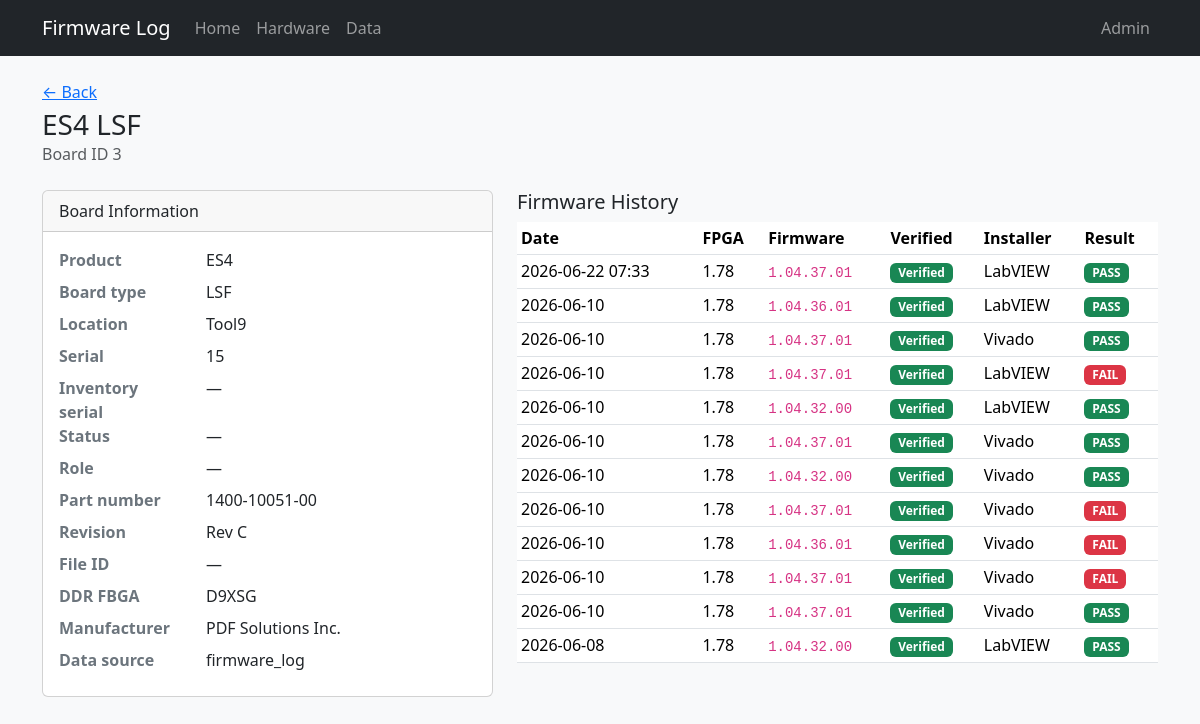
/board/3, run on the app's committed database.
### tables this page shows
CREATE TABLE "boards" (
                board_id      INTEGER PRIMARY KEY,
                tool          TEXT,
                board_slot    TEXT,
                manufacturer  TEXT NOT NULL DEFAULT 'PDF Solutions Inc.',
                board_name    TEXT NOT NULL,
                serial        TEXT NOT NULL,
                part_number   TEXT,
                revision      TEXT,
                file_id       TEXT,
                product_name  TEXT NOT NULL,
                ddr_fbga      TEXT
            , inventory_serial TEXT, status TEXT, role TEXT, comment TEXT, open_item TEXT, po TEXT, modified_by TEXT, source_updated_at TEXT, data_source TEXT, dc_status TEXT, ac_status TEXT, gcal_status TEXT, adc_status TEXT, eeprom_status TEXT);

CREATE TABLE "firmware_history" (
                event_id    INTEGER PRIMARY KEY AUTOINCREMENT,
                board_id    INTEGER NOT NULL REFERENCES boards (board_id),
                event_date  TEXT NOT NULL,
                event_time  TEXT,
                fpga        TEXT,
                firmware    TEXT NOT NULL,
                installer   TEXT,
                result      TEXT
            );

### app.py (the view)
@app.route("/board/<int:board_id>")
def board_detail(board_id):
    board = db.get_board(board_id)
    if not board:
        flash("Board not found.", "danger")
        return redirect(url_for("index"))
    return render_template(
        "board_detail.html",
        board=board,
        firmware_verified=db.firmware_verified_label(board),
        history=db.board_history(board_id),
        events=db.board_events(board_id),
    )

### db.py (called while the page is built)
def is_firmware_verified(board) -> bool:
    if not board:
        return False
    if board.get("board_id") in VERIFIED_BOARD_IDS:
        return True
    if board.get("data_source") == "firmware_log":
        return True
    if board.get("tool") == "Tool13" and board.get("product_name") == "BAP":
        return True
    return False

def firmware_verified_label(board) -> str:
    return "verified" if is_firmware_verified(board) else "unverified"

def dict_row(cursor, row):
    return {col[0]: row[i] for i, col in enumerate(cursor.description)}

@contextmanager
def get_db():
    conn = sqlite3.connect(DATABASE)
    conn.row_factory = dict_row
    try:
        yield conn
    finally:
        conn.close()

def fetch_all(query, params=()):
    with get_db() as conn:
        return conn.execute(query, params).fetchall()

def fetch_one(query, params=()):
    with get_db() as conn:
        return conn.execute(query, params).fetchone()

def get_board(board_id):
    return fetch_one("SELECT * FROM boards WHERE board_id = ?", (board_id,))

def board_history(board_id):
    return fetch_all(
        """
        SELECT *
        FROM firmware_history
        WHERE board_id = ?
        ORDER BY event_date DESC, COALESCE(event_time, '00:00:00') DESC, event_id DESC
        """,
        (board_id,),
    )

def board_events(board_id):
    return fetch_all(
        """
        SELECT *
        FROM board_events
        WHERE board_id = ?
        ORDER BY event_date DESC, COALESCE(event_time, '00:00:00') DESC, event_id DESC
        """,
        (board_id,),
    )

### templates/board_detail.html (shortened to what this page needs)
{% extends "base.html" %}
{% from "macros.html" import result_badge, verified_badge %}
{% block content %}
<div class="d-flex flex-wrap justify-content-between align-items-start gap-2 mb-4">
  <div>
    <p class="text-muted mb-1"><a href="{{ url_for('index') }}">&larr; Back</a></p>
    <h1 class="h3 mb-0">{{ board.product_name }} {{ board.board_name }}</h1>
    <p class="text-muted mb-0">Board ID {{ board.board_id }}</p>
  </div>
</div>
<div class="row g-4">
  <div class="col-md-5">
    <div class="card">
      <div class="card-header">Board Information</div>
      <dl class="card-body mb-0 row">
        <dt class="col-sm-4">Product</dt><dd class="col-sm-8">{{ board.product_name }}</dd>
        <dt class="col-sm-4">Board type</dt><dd class="col-sm-8">{{ board.board_name }}</dd>
        <dt class="col-sm-4">Location</dt><dd class="col-sm-8">{{ board.tool or '—' }}</dd>
        <dt class="col-sm-4">Serial</dt><dd class="col-sm-8">{{ board.serial }}</dd>
        <dt class="col-sm-4">Inventory serial</dt><dd class="col-sm-8">{{ board.inventory_serial or '—' }}</dd>
        <dt class="col-sm-4">Status</dt><dd class="col-sm-8">{{ board.status or '—' }}</dd>
        <dt class="col-sm-4">Role</dt><dd class="col-sm-8">{{ board.role or '—' }}</dd>
        <dt class="col-sm-4">Part number</dt><dd class="col-sm-8">{{ board.part_number or '—' }}</dd>
        <dt class="col-sm-4">Revision</dt><dd class="col-sm-8">{{ board.revision or '—' }}</dd>
        <dt class="col-sm-4">File ID</dt><dd class="col-sm-8">{{ board.file_id or '—' }}</dd>
        <dt class="col-sm-4">DDR FBGA</dt><dd class="col-sm-8">{{ board.ddr_fbga or '—' }}</dd>
        <dt class="col-sm-4">Manufacturer</dt><dd class="col-sm-8">{{ board.manufacturer }}</dd>
        {% if board.data_source %}
        <dt class="col-sm-4">Data source</dt><dd class="col-sm-8">{{ board.data_source }}</dd>
        {% endif %}
      </dl>
    </div>
  </div>
  <div class="col-md-7">
    <h2 class="h5">Firmware History</h2>
    <div class="table-responsive">
      <table class="table table-sm table-hover align-middle">
        <thead>
          <tr>
            <th>Date</th>
            <th>FPGA</th>
            <th class="col-firmware">Firmware</th>
            <th class="col-verified">Verified</th>
            <th>Installer</th>
            <th>Result</th>
          </tr>
        </thead>
        <tbody>
          {% for row in history %}
          <tr>
            <td>{{ row.event_date }}{% if row.event_time %} {{ row.event_time }}{% endif %}</td>
            <td>{{ row.fpga or '—' }}</td>
            <td class="col-firmware"><code>{{ row.firmware }}</code></td>
            <td class="col-verified">{{ verified_badge(firmware_verified) }}</td>
            <td>{{ row.installer or '—' }}</td>
            <td>{{ result_badge(row.result) }}</td>
          </tr>
          {% else %}
          <tr><td colspan="7" class="text-muted">No firmware history for this board.</td></tr>
          {% endfor %}
        </tbody>
      </table>
    </div>
  </div>
</div>
{% endblock %}

### templates/macros.html (shortened to what this page needs)
{% macro result_badge(result) -%}
  {% if result %}
    {% set r = result|upper %}
    {% if r == 'PASS' %}
      <span class="badge text-bg-success">PASS</span>
    {% elif r == 'FAIL' %}
      <span class="badge text-bg-danger">FAIL</span>
    {% else %}
      <span class="badge text-bg-secondary">{{ result }}</span>
    {% endif %}
  {% else %}
    <span class="text-muted">—</span>
  {% endif %}
{%- endmacro %}
{% macro verified_badge(status) -%}
  {% if status == 'verified' %}
    <span class="badge text-bg-success">Verified</span>
  {% elif status == 'unverified' %}
    <span class="badge text-bg-warning text-dark">Unverified</span>
  {% else %}
    <span class="text-muted">—</span>
  {% endif %}
{%- endmacro %}

### static/style.css (style rules this page uses)
body { background-color: #f8f9fa; }
code { font-size: 0.875em; }
.table th { white-space: nowrap; }
.card dl dt { color: #6c757d; }

### data on the page
boards: product_name "ES4", board_name "LSF", board_id "3", tool "Tool9", serial "15", part_number "1400-10051-00", revision "Rev C", ddr_fbga "D9XSG", manufacturer "PDF Solutions Inc.", data_source "firmware_log"
firmware_history: event_date "2026-06-22", event_time "07:33", fpga "1.78", firmware "1.04.37.01", installer "LabVIEW", result "PASS"
firmware_history: event_date "2026-06-10", fpga "1.78", firmware "1.04.36.01", installer "LabVIEW", result "PASS"
firmware_history: event_date "2026-06-10", fpga "1.78", firmware "1.04.37.01", installer "Vivado", result "PASS"
firmware_history: event_date "2026-06-10", fpga "1.78", firmware "1.04.37.01", installer "LabVIEW", result "FAIL"
firmware_history: event_date "2026-06-10", fpga "1.78", firmware "1.04.32.00", installer "LabVIEW", result "PASS"
firmware_history: event_date "2026-06-10", fpga "1.78", firmware "1.04.37.01", installer "Vivado", result "PASS"
firmware_history: event_date "2026-06-10", fpga "1.78", firmware "1.04.32.00", installer "Vivado", result "PASS"
firmware_history: event_date "2026-06-10", fpga "1.78", firmware "1.04.37.01", installer "Vivado", result "FAIL"
firmware_history: event_date "2026-06-10", fpga "1.78", firmware "1.04.36.01", installer "Vivado", result "FAIL"
firmware_history: event_date "2026-06-10", fpga "1.78", firmware "1.04.37.01", installer "Vivado", result "FAIL"
firmware_history: event_date "2026-06-10", fpga "1.78", firmware "1.04.37.01", installer "Vivado", result "PASS"
firmware_history: event_date "2026-06-08", fpga "1.78", firmware "1.04.32.00", installer "LabVIEW", result "PASS"

### other printed values
{{ board.inventory_serial or '—' }} "—"
{{ board.status or '—' }} "—"
{{ board.role or '—' }} "—"
{{ board.file_id or '—' }} "—"
